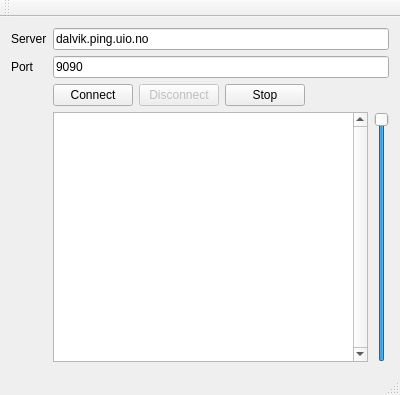
<?xml version="1.0" encoding="UTF-8"?>
<ui version="4.0">
 <class>MainWindow</class>
 <widget class="QMainWindow" name="MainWindow">
  <property name="geometry">
   <rect>
    <x>0</x>
    <y>0</y>
    <width>400</width>
    <height>395</height>
   </rect>
  </property>
  <property name="windowTitle">
   <string>Daletronika™</string>
  </property>
  <widget class="QWidget" name="centralWidget">
   <property name="sizePolicy">
    <sizepolicy hsizetype="Fixed" vsizetype="Fixed">
     <horstretch>0</horstretch>
     <verstretch>0</verstretch>
    </sizepolicy>
   </property>
   <layout class="QVBoxLayout" name="verticalLayout">
    <item>
     <layout class="QFormLayout" name="formLayout">
      <property name="fieldGrowthPolicy">
       <enum>QFormLayout::ExpandingFieldsGrow</enum>
      </property>
      <item row="0" column="0">
       <widget class="QLabel" name="label">
        <property name="text">
         <string>Server</string>
        </property>
       </widget>
      </item>
      <item row="0" column="1">
       <widget class="QLineEdit" name="serverEdit">
        <property name="text">
         <string>dalvik.ping.uio.no</string>
        </property>
       </widget>
      </item>
      <item row="1" column="0">
       <widget class="QLabel" name="label_2">
        <property name="text">
         <string>Port</string>
        </property>
       </widget>
      </item>
      <item row="1" column="1">
       <widget class="QLineEdit" name="portEdit">
        <property name="text">
         <string>9090</string>
        </property>
       </widget>
      </item>
      <item row="2" column="1">
       <layout class="QHBoxLayout" name="horizontalLayout">
        <item>
         <widget class="QPushButton" name="connectButton">
          <property name="text">
           <string>Connect</string>
          </property>
         </widget>
        </item>
        <item>
         <widget class="QPushButton" name="disconnectButton">
          <property name="enabled">
           <bool>false</bool>
          </property>
          <property name="text">
           <string>Disconnect</string>
          </property>
         </widget>
        </item>
        <item>
         <widget class="QPushButton" name="stopButton">
          <property name="text">
           <string>Stop</string>
          </property>
         </widget>
        </item>
       </layout>
      </item>
      <item row="4" column="1">
       <layout class="QHBoxLayout" name="horizontalLayout_2">
        <item>
         <widget class="QTextEdit" name="console">
          <property name="enabled">
           <bool>true</bool>
          </property>
          <property name="verticalScrollBarPolicy">
           <enum>Qt::ScrollBarAlwaysOn</enum>
          </property>
          <property name="horizontalScrollBarPolicy">
           <enum>Qt::ScrollBarAlwaysOff</enum>
          </property>
          <property name="readOnly">
           <bool>true</bool>
          </property>
         </widget>
        </item>
        <item>
         <widget class="QSlider" name="volumeSlider">
          <property name="maximum">
           <number>100</number>
          </property>
          <property name="sliderPosition">
           <number>100</number>
          </property>
          <property name="orientation">
           <enum>Qt::Vertical</enum>
          </property>
          <property name="invertedAppearance">
           <bool>false</bool>
          </property>
         </widget>
        </item>
       </layout>
      </item>
     </layout>
    </item>
   </layout>
  </widget>
  <widget class="QMenuBar" name="menuBar">
   <property name="geometry">
    <rect>
     <x>0</x>
     <y>0</y>
     <width>400</width>
     <height>21</height>
    </rect>
   </property>
  </widget>
  <widget class="QToolBar" name="mainToolBar">
   <attribute name="toolBarArea">
    <enum>TopToolBarArea</enum>
   </attribute>
   <attribute name="toolBarBreak">
    <bool>false</bool>
   </attribute>
  </widget>
  <widget class="QStatusBar" name="statusBar"/>
 </widget>
 <layoutdefault spacing="6" margin="11"/>
 <resources/>
 <connections/>
</ui>
